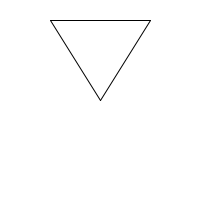
Frame 1 (no input)
Frame 60 (the mouse pressed at the canvas centre just before this capture): identical to frame 1, image omitted
Frame 120 (the mouse held since frame 60 and released just before this capture): identical to frame 1, image omitted

The Processing sketch that drew this single still picture (run headless with seeded random() and noise(); from frame 60 on, the mouse is pressed at the canvas centre):

// Processing sketch: opdracht_9_8
// ── opdracht_9_8.pde
void setup(){
  size (200,200);
}

void draw(){
  background (255,255,255);
  tekenDriehoek(50,20,150,20,100,100);
}
void tekenDriehoek(int x1, int y1, int x2, int y2, int x3, int y3) {
  line(x1,y1,x2,y2);
  line(x2,y2,x3,y3);
  line(x3,y3,x1,y1);
}
